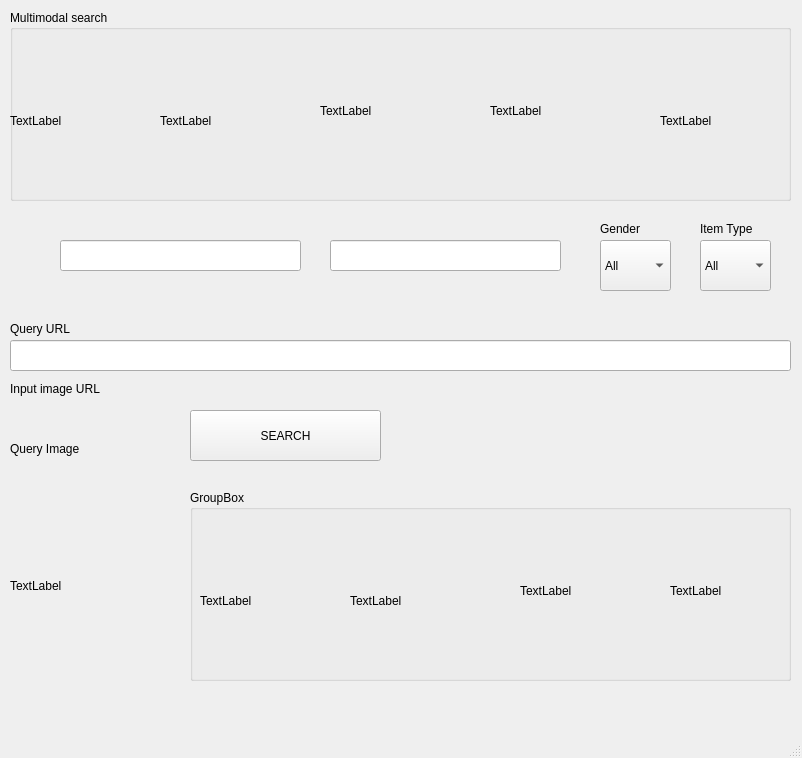
<?xml version="1.0" encoding="UTF-8"?>
<ui version="4.0">
 <class>MainWindow</class>
 <widget class="QMainWindow" name="MainWindow">
  <property name="enabled">
   <bool>true</bool>
  </property>
  <property name="geometry">
   <rect>
    <x>0</x>
    <y>0</y>
    <width>802</width>
    <height>758</height>
   </rect>
  </property>
  <property name="windowTitle">
   <string>MainWindow</string>
  </property>
  <widget class="QWidget" name="centralwidget">
   <widget class="QPushButton" name="pushButton">
    <property name="geometry">
     <rect>
      <x>190</x>
      <y>410</y>
      <width>191</width>
      <height>51</height>
     </rect>
    </property>
    <property name="text">
     <string>SEARCH</string>
    </property>
   </widget>
   <widget class="QComboBox" name="comboBox">
    <property name="geometry">
     <rect>
      <x>600</x>
      <y>240</y>
      <width>71</width>
      <height>51</height>
     </rect>
    </property>
    <item>
     <property name="text">
      <string>All</string>
     </property>
    </item>
    <item>
     <property name="text">
      <string>Men</string>
     </property>
    </item>
    <item>
     <property name="text">
      <string>Women</string>
     </property>
    </item>
    <item>
     <property name="text">
      <string>Unisex</string>
     </property>
    </item>
   </widget>
   <widget class="QComboBox" name="comboBox_2">
    <property name="geometry">
     <rect>
      <x>700</x>
      <y>240</y>
      <width>71</width>
      <height>51</height>
     </rect>
    </property>
    <item>
     <property name="text">
      <string>All</string>
     </property>
    </item>
    <item>
     <property name="text">
      <string>Sports</string>
     </property>
    </item>
    <item>
     <property name="text">
      <string>Casual</string>
     </property>
    </item>
   </widget>
   <widget class="QLineEdit" name="lineEdit">
    <property name="geometry">
     <rect>
      <x>10</x>
      <y>340</y>
      <width>781</width>
      <height>31</height>
     </rect>
    </property>
   </widget>
   <widget class="QLineEdit" name="lineEdit_2">
    <property name="geometry">
     <rect>
      <x>60</x>
      <y>240</y>
      <width>241</width>
      <height>31</height>
     </rect>
    </property>
   </widget>
   <widget class="QLineEdit" name="lineEdit_3">
    <property name="geometry">
     <rect>
      <x>330</x>
      <y>240</y>
      <width>231</width>
      <height>31</height>
     </rect>
    </property>
   </widget>
   <widget class="QGroupBox" name="groupBox">
    <property name="geometry">
     <rect>
      <x>10</x>
      <y>10</y>
      <width>781</width>
      <height>191</height>
     </rect>
    </property>
    <property name="title">
     <string>Multimodal search</string>
    </property>
    <widget class="QLabel" name="photo">
     <property name="geometry">
      <rect>
       <x>0</x>
       <y>30</y>
       <width>131</width>
       <height>161</height>
      </rect>
     </property>
     <property name="text">
      <string>TextLabel</string>
     </property>
    </widget>
    <widget class="QLabel" name="photo_2">
     <property name="geometry">
      <rect>
       <x>150</x>
       <y>30</y>
       <width>131</width>
       <height>161</height>
      </rect>
     </property>
     <property name="text">
      <string>TextLabel</string>
     </property>
    </widget>
    <widget class="QLabel" name="photo_3">
     <property name="geometry">
      <rect>
       <x>310</x>
       <y>20</y>
       <width>131</width>
       <height>161</height>
      </rect>
     </property>
     <property name="text">
      <string>TextLabel</string>
     </property>
    </widget>
    <widget class="QLabel" name="photo_4">
     <property name="geometry">
      <rect>
       <x>480</x>
       <y>20</y>
       <width>141</width>
       <height>161</height>
      </rect>
     </property>
     <property name="text">
      <string>TextLabel</string>
     </property>
    </widget>
    <widget class="QLabel" name="photo_5">
     <property name="geometry">
      <rect>
       <x>650</x>
       <y>30</y>
       <width>121</width>
       <height>161</height>
      </rect>
     </property>
     <property name="text">
      <string>TextLabel</string>
     </property>
    </widget>
   </widget>
   <widget class="QGroupBox" name="groupBox_2">
    <property name="geometry">
     <rect>
      <x>190</x>
      <y>490</y>
      <width>601</width>
      <height>191</height>
     </rect>
    </property>
    <property name="title">
     <string>GroupBox</string>
    </property>
    <widget class="QLabel" name="photo_7">
     <property name="geometry">
      <rect>
       <x>10</x>
       <y>30</y>
       <width>121</width>
       <height>161</height>
      </rect>
     </property>
     <property name="text">
      <string>TextLabel</string>
     </property>
    </widget>
    <widget class="QLabel" name="photo_8">
     <property name="geometry">
      <rect>
       <x>160</x>
       <y>30</y>
       <width>141</width>
       <height>161</height>
      </rect>
     </property>
     <property name="text">
      <string>TextLabel</string>
     </property>
    </widget>
    <widget class="QLabel" name="photo_9">
     <property name="geometry">
      <rect>
       <x>330</x>
       <y>20</y>
       <width>131</width>
       <height>161</height>
      </rect>
     </property>
     <property name="text">
      <string>TextLabel</string>
     </property>
    </widget>
    <widget class="QLabel" name="photo_10">
     <property name="geometry">
      <rect>
       <x>480</x>
       <y>20</y>
       <width>121</width>
       <height>161</height>
      </rect>
     </property>
     <property name="text">
      <string>TextLabel</string>
     </property>
    </widget>
   </widget>
   <widget class="QLabel" name="photo_6">
    <property name="geometry">
     <rect>
      <x>10</x>
      <y>470</y>
      <width>171</width>
      <height>231</height>
     </rect>
    </property>
    <property name="text">
     <string>TextLabel</string>
    </property>
   </widget>
   <widget class="QLabel" name="label">
    <property name="enabled">
     <bool>true</bool>
    </property>
    <property name="geometry">
     <rect>
      <x>600</x>
      <y>220</y>
      <width>67</width>
      <height>17</height>
     </rect>
    </property>
    <property name="text">
     <string>Gender</string>
    </property>
    <property name="scaledContents">
     <bool>false</bool>
    </property>
    <property name="wordWrap">
     <bool>false</bool>
    </property>
    <property name="openExternalLinks">
     <bool>false</bool>
    </property>
   </widget>
   <widget class="QLabel" name="label_2">
    <property name="geometry">
     <rect>
      <x>700</x>
      <y>220</y>
      <width>67</width>
      <height>17</height>
     </rect>
    </property>
    <property name="text">
     <string>Item Type</string>
    </property>
   </widget>
   <widget class="QLabel" name="label_3">
    <property name="geometry">
     <rect>
      <x>10</x>
      <y>320</y>
      <width>67</width>
      <height>17</height>
     </rect>
    </property>
    <property name="text">
     <string>Query URL</string>
    </property>
   </widget>
   <widget class="QLabel" name="label_4">
    <property name="geometry">
     <rect>
      <x>10</x>
      <y>380</y>
      <width>111</width>
      <height>17</height>
     </rect>
    </property>
    <property name="text">
     <string>Input image URL</string>
    </property>
   </widget>
   <widget class="QLabel" name="label_5">
    <property name="geometry">
     <rect>
      <x>10</x>
      <y>440</y>
      <width>91</width>
      <height>17</height>
     </rect>
    </property>
    <property name="text">
     <string>Query Image</string>
    </property>
   </widget>
  </widget>
  <widget class="QMenuBar" name="menubar">
   <property name="geometry">
    <rect>
     <x>0</x>
     <y>0</y>
     <width>802</width>
     <height>22</height>
    </rect>
   </property>
  </widget>
  <widget class="QStatusBar" name="statusbar"/>
 </widget>
 <resources/>
 <connections/>
</ui>
